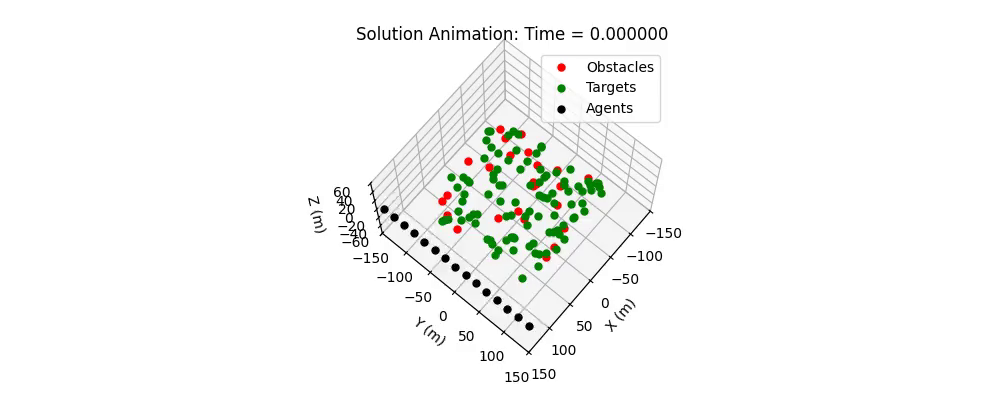
#> input picture frame 0 of 15_agents_25_obs_100_tar.mp4, 1000 x 400 px
$ jupyter execute --allow-errors test_scripts.ipynb
#> lines starting #> are read from the running program, lines starting #| are printed output that depends on the picture
# ME 144/244: Modeling, Simulation, and Digital Twins of Drone-Based Systems
## Project 3: Swarm
## Spring 2026 Semester
### GSI - Tommy Hosmer

## Notebook to generate figures

[cell 1]
import pickle
from simulation import Simulation
from animation import Animation
from swarmga import SwarmGA

## Load the parameter values that define the GA and Simulation

#> (a cell that did not finish here is left out)

# Run GA

#> (a cell that did not finish here is left out)

## Dump GA results into a pickle file

### This allows you to reuse data from the GA in the event you restart the notebook. With the data saved you can simply read the pkl and run the animations/plots when convenient

#> (a cell that did not finish here is left out)

# Run Simulation with GA Results

#> (a cell that did not finish here is left out)

#> (a cell that did not finish here is left out)

# Make Plots and Animations

#> (a cell that did not finish here is left out)

# Question 1

#> (a cell that did not finish here is left out)

## Question 2

#> (a cell that did not finish here is left out)

## Question 3

#> (a cell that did not finish here is left out)

## Question 5

#> (a cell that did not finish here is left out)

[cell 12]
import os
import numpy as np
import cv2

# --- inputs ---
video_path = "15_agents_25_obs_100_tar.mp4"   # adjust if it's inside another folder
out_dir = "figures"
os.makedirs(out_dir, exist_ok=True)

# --- open video ---
cap = cv2.VideoCapture(video_path)
if not cap.isOpened():
    raise FileNotFoundError(f"Could not open video: {video_path}")

fps = cap.get(cv2.CAP_PROP_FPS)
frame_count = int(cap.get(cv2.CAP_PROP_FRAME_COUNT))
duration_s = frame_count / fps

print(f"fps={fps:.3f}, frames={frame_count}, duration={duration_s:.3f} s")

# choose 5 evenly-spaced times INCLUDING endpoints
times = np.linspace(0, duration_s, 5)

# convert times -> frame indices (clamp to valid range)
frame_idxs = np.clip(np.round(times * fps).astype(int), 0, frame_count - 1)

saved = []
for k, (t, idx) in enumerate(zip(times, frame_idxs)):
    cap.set(cv2.CAP_PROP_POS_FRAMES, int(idx))
    ok, frame_bgr = cap.read()
    if not ok:
        raise RuntimeError(f"Failed to read frame {idx} at time ~{t:.3f}s")

    # (optional) convert BGR->RGB if you plan to display; for saving with cv2 it's fine as BGR
    out_path = os.path.join(out_dir, f"frame_{k}_t_{t:06.2f}s.png")
    cv2.imwrite(out_path, frame_bgr)
    saved.append(out_path)
#> this loop made 5 passes
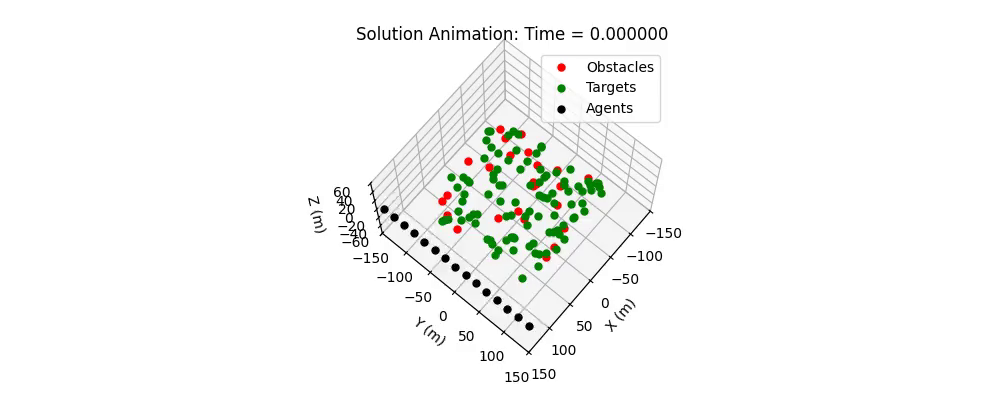
#> input picture frame 0 of 15_agents_25_obs_100_tar.mp4, 1000 x 400 px
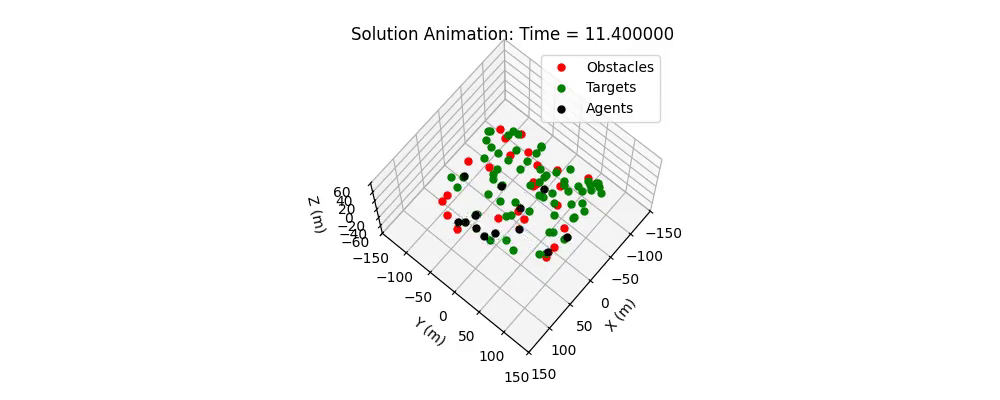
#> input picture frame 57 of 15_agents_25_obs_100_tar.mp4, 1000 x 400 px
#> after the loop, saved = ['figures/frame_0_t_000.00s.png', 'figures/frame_1_t_000.95s.png', 'figures/frame_2_t_001.91s.png', 'figures/frame_3_t_002.86s.png', 'figures/frame_4_t_003.82s.png']

cap.release()

print("Saved:")
for p in saved:
    print(" ", p)
#> this loop made 5 passes
#> p on passes 1 to 5: 'figures/frame_0_t_000.00s.png', 'figures/frame_1_t_000.95s.png', 'figures/frame_2_t_001.91s.png', 'figures/frame_3_t_002.86s.png', 'figures/frame_4_t_003.82s.png'
#|   figures/frame_0_t_000.00s.png
#|   figures/frame_1_t_000.95s.png
#|   figures/frame_2_t_001.91s.png
#|   figures/frame_3_t_002.86s.png
#|   figures/frame_4_t_003.82s.png

$ run again, starting later in the video
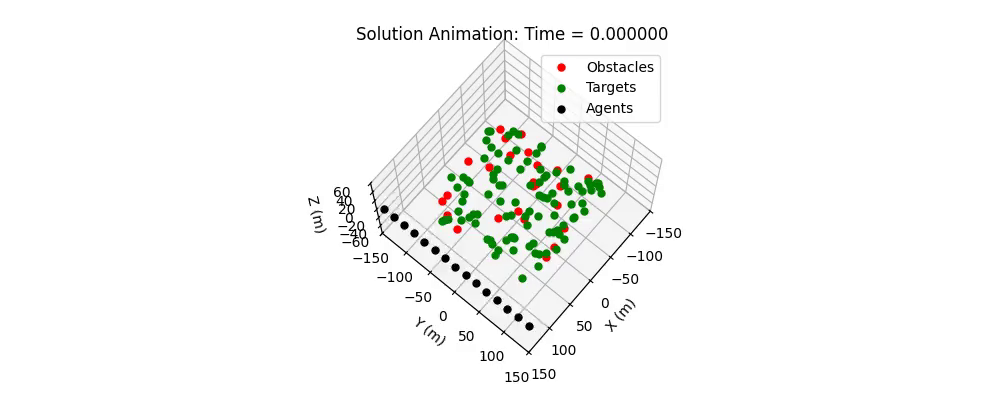
#> input picture frame 0 of 15_agents_25_obs_100_tar.mp4, 1000 x 400 px
#> the loop `for k, (t, idx) in enumerate(zip(times, frame_idxs)):` made 5 passes
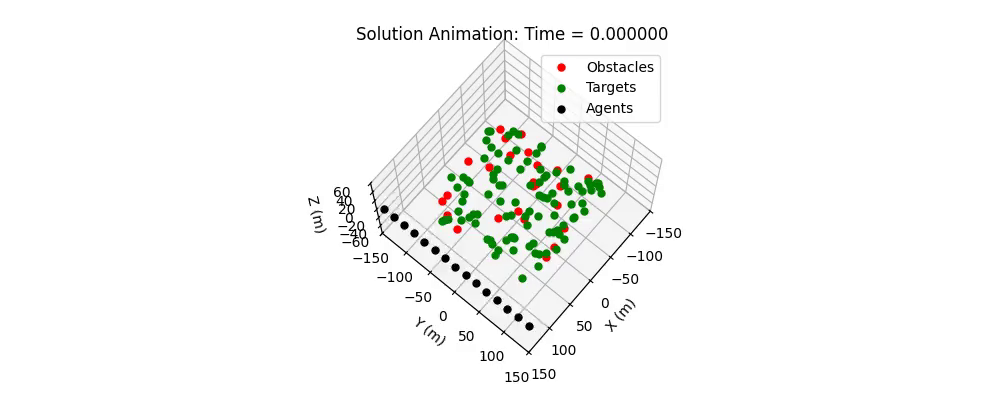
#> input picture frame 0 of 15_agents_25_obs_100_tar.mp4, 1000 x 400 px
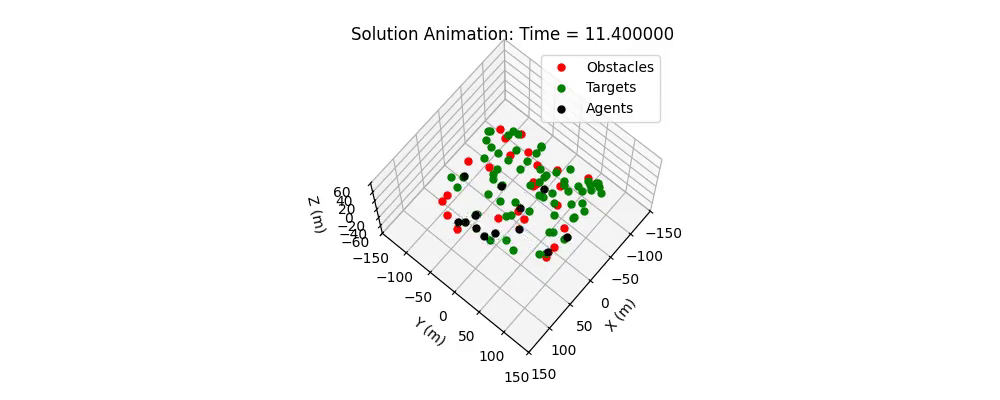
#> input picture frame 57 of 15_agents_25_obs_100_tar.mp4, 1000 x 400 px
#> after the loop `for k, (t, idx) in enumerate(zip(times, frame_idxs)):`: saved = ['figures/frame_0_t_000.00s.png', 'figures/frame_1_t_000.95s.png', 'figures/frame_2_t_001.91s.png', 'figures/frame_3_t_002.86s.png', 'figures/frame_4_t_003.82s.png']
#> the loop `for p in saved:` made 5 passes
#> p on passes 1 to 5: 'figures/frame_0_t_000.00s.png', 'figures/frame_1_t_000.95s.png', 'figures/frame_2_t_001.91s.png', 'figures/frame_3_t_002.86s.png', 'figures/frame_4_t_003.82s.png'
#> (printed output is left out)

$ run again, starting later in the video
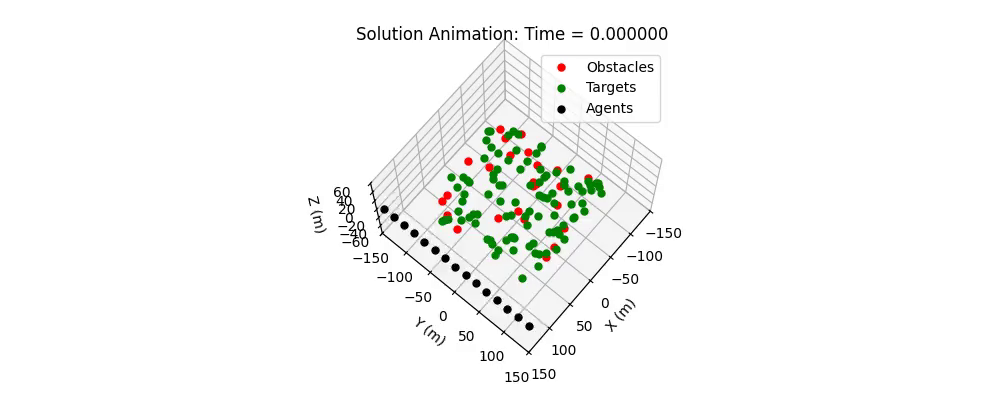
#> input picture frame 0 of 15_agents_25_obs_100_tar.mp4, 1000 x 400 px
#> the loop `for k, (t, idx) in enumerate(zip(times, frame_idxs)):` made 5 passes
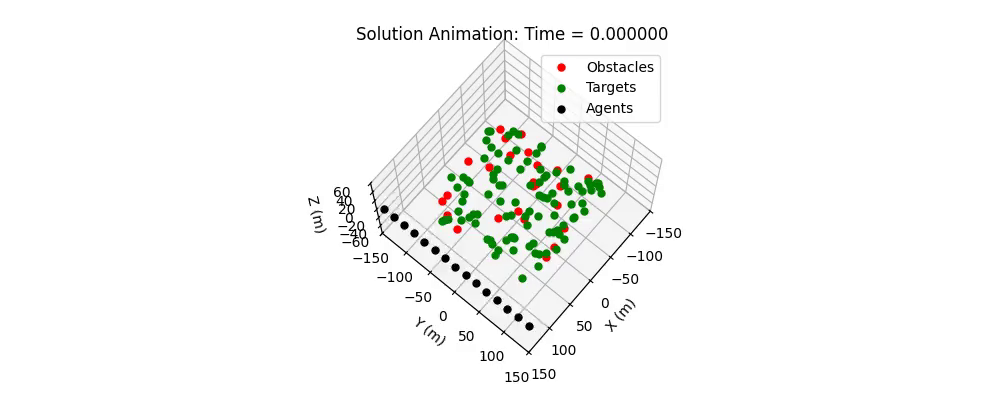
#> input picture frame 0 of 15_agents_25_obs_100_tar.mp4, 1000 x 400 px
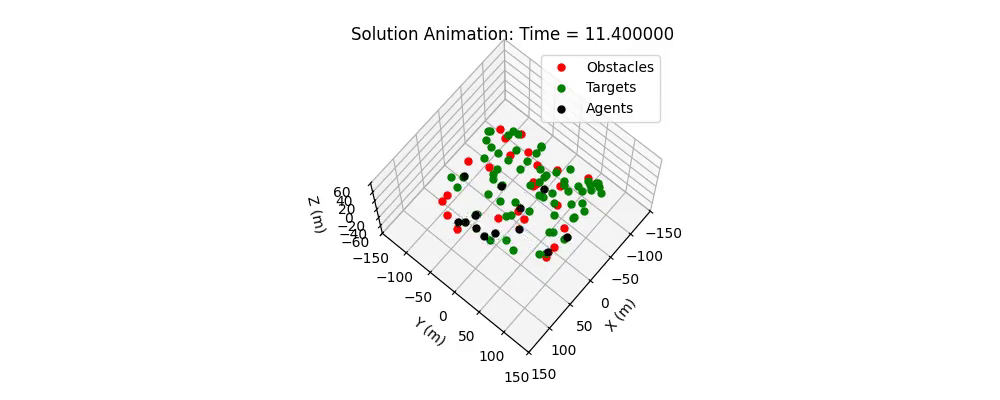
#> input picture frame 57 of 15_agents_25_obs_100_tar.mp4, 1000 x 400 px
#> after the loop `for k, (t, idx) in enumerate(zip(times, frame_idxs)):`: saved = ['figures/frame_0_t_000.00s.png', 'figures/frame_1_t_000.95s.png', 'figures/frame_2_t_001.91s.png', 'figures/frame_3_t_002.86s.png', 'figures/frame_4_t_003.82s.png']
#> the loop `for p in saved:` made 5 passes
#> p on passes 1 to 5: 'figures/frame_0_t_000.00s.png', 'figures/frame_1_t_000.95s.png', 'figures/frame_2_t_001.91s.png', 'figures/frame_3_t_002.86s.png', 'figures/frame_4_t_003.82s.png'
#> (printed output is left out)
